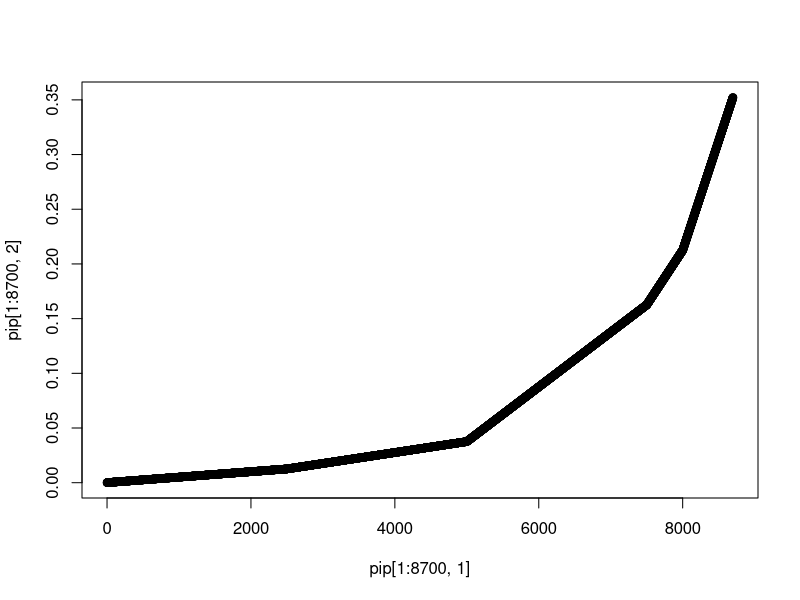

The R script that drew this image:
pizzas<-0:8748
prices<-50000
pip<-cbind(pizzas,pizzas,prices)
pip[1,2]<-0.0001
pip[2:2500,2]<-pip[2:2500]*0.000005+0.0001
pip[2501:5000,2]<-(pip[2501:5000]-2500)*0.00001+pip[2500,2]
pip[5001:7500,2]<-(pip[5001:7500]-5000)*0.00005+pip[5000,2]
pip[7501:8000,2]<-(pip[7501:8000]-7500)*0.0001+pip[7500,2]
pip[8001:8749,2]<-(pip[8001:8749,2]-8000)*0.0002+pip[8000,2]
pip[8749,2]<-10000
pip[8748,2]<-5000
pip[8747,2]<-1000
pip[8746,2]<-500
pip[8745,2]<-250
pip[8744,2]<-125
pip[8743,2]<-100
pip[8742,2]<-75
pip[8741,2]<-50
pip[8740,2]<-40
pip[8739,2]<-30
pip[8738,2]<-25
pip[8737,2]<-20
pip[8736,2]<-19
pip[8735,2]<-18
pip[8734,2]<-17
plot(pip[1:8700,1],pip[1:8700,2])

sum(pip[,2])
pip[,3]<-pip[,2]*50000
pip[500,2]
pip[1000,2]
pip[2000,2]
pip[2501,2]
pip[3000,2]
pip[4000,2]
pip[5000,2]
pip[5001,2]
pip[6000,2]
pip[7000,2]
pip[7499:7501,2]
pip[8000,2]